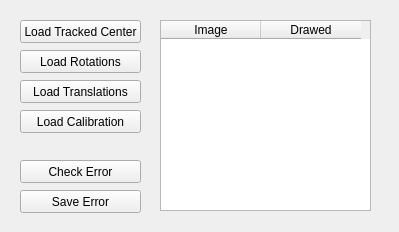
<?xml version="1.0" encoding="UTF-8"?>
<ui version="4.0">
 <class>CheckCalibrationErrorWidget</class>
 <widget class="QWidget" name="CheckCalibrationErrorWidget">
  <property name="geometry">
   <rect>
    <x>0</x>
    <y>0</y>
    <width>399</width>
    <height>232</height>
   </rect>
  </property>
  <property name="windowTitle">
   <string>CheckCalibrationErrorWidget</string>
  </property>
  <widget class="QPushButton" name="loadCenter">
   <property name="geometry">
    <rect>
     <x>20</x>
     <y>20</y>
     <width>121</width>
     <height>23</height>
    </rect>
   </property>
   <property name="text">
    <string>Load Tracked Center</string>
   </property>
  </widget>
  <widget class="QPushButton" name="loadRotations">
   <property name="geometry">
    <rect>
     <x>20</x>
     <y>50</y>
     <width>121</width>
     <height>23</height>
    </rect>
   </property>
   <property name="text">
    <string>Load Rotations</string>
   </property>
  </widget>
  <widget class="QPushButton" name="loadTranslations">
   <property name="geometry">
    <rect>
     <x>20</x>
     <y>80</y>
     <width>121</width>
     <height>23</height>
    </rect>
   </property>
   <property name="text">
    <string>Load Translations</string>
   </property>
  </widget>
  <widget class="QPushButton" name="checkError">
   <property name="geometry">
    <rect>
     <x>20</x>
     <y>160</y>
     <width>121</width>
     <height>23</height>
    </rect>
   </property>
   <property name="text">
    <string>Check Error</string>
   </property>
  </widget>
  <widget class="QPushButton" name="pushButton_2">
   <property name="geometry">
    <rect>
     <x>20</x>
     <y>190</y>
     <width>121</width>
     <height>23</height>
    </rect>
   </property>
   <property name="text">
    <string>Save Error</string>
   </property>
  </widget>
  <widget class="QTableWidget" name="tableWidget">
   <property name="geometry">
    <rect>
     <x>160</x>
     <y>20</y>
     <width>211</width>
     <height>191</height>
    </rect>
   </property>
   <property name="minimumSize">
    <size>
     <width>131</width>
     <height>161</height>
    </size>
   </property>
   <column>
    <property name="text">
     <string>Image</string>
    </property>
   </column>
   <column>
    <property name="text">
     <string>Drawed</string>
    </property>
   </column>
  </widget>
  <widget class="QPushButton" name="pushButton">
   <property name="geometry">
    <rect>
     <x>20</x>
     <y>110</y>
     <width>121</width>
     <height>23</height>
    </rect>
   </property>
   <property name="text">
    <string>Load Calibration</string>
   </property>
  </widget>
 </widget>
 <layoutdefault spacing="6" margin="11"/>
 <resources/>
 <connections>
  <connection>
   <sender>loadCenter</sender>
   <signal>clicked()</signal>
   <receiver>CheckCalibrationErrorWidget</receiver>
   <slot>loadCenter()</slot>
   <hints>
    <hint type="sourcelabel">
     <x>58</x>
     <y>29</y>
    </hint>
    <hint type="destinationlabel">
     <x>10</x>
     <y>46</y>
    </hint>
   </hints>
  </connection>
  <connection>
   <sender>loadRotations</sender>
   <signal>clicked()</signal>
   <receiver>CheckCalibrationErrorWidget</receiver>
   <slot>loadRotations()</slot>
   <hints>
    <hint type="sourcelabel">
     <x>53</x>
     <y>63</y>
    </hint>
    <hint type="destinationlabel">
     <x>11</x>
     <y>86</y>
    </hint>
   </hints>
  </connection>
  <connection>
   <sender>loadTranslations</sender>
   <signal>clicked()</signal>
   <receiver>CheckCalibrationErrorWidget</receiver>
   <slot>loadTranslations()</slot>
   <hints>
    <hint type="sourcelabel">
     <x>92</x>
     <y>86</y>
    </hint>
    <hint type="destinationlabel">
     <x>122</x>
     <y>108</y>
    </hint>
   </hints>
  </connection>
  <connection>
   <sender>checkError</sender>
   <signal>clicked()</signal>
   <receiver>CheckCalibrationErrorWidget</receiver>
   <slot>checkError()</slot>
   <hints>
    <hint type="sourcelabel">
     <x>60</x>
     <y>169</y>
    </hint>
    <hint type="destinationlabel">
     <x>11</x>
     <y>156</y>
    </hint>
   </hints>
  </connection>
  <connection>
   <sender>pushButton_2</sender>
   <signal>clicked()</signal>
   <receiver>CheckCalibrationErrorWidget</receiver>
   <slot>saveError()</slot>
   <hints>
    <hint type="sourcelabel">
     <x>129</x>
     <y>212</y>
    </hint>
    <hint type="destinationlabel">
     <x>144</x>
     <y>194</y>
    </hint>
   </hints>
  </connection>
  <connection>
   <sender>pushButton</sender>
   <signal>clicked()</signal>
   <receiver>CheckCalibrationErrorWidget</receiver>
   <slot>loadCalibration()</slot>
   <hints>
    <hint type="sourcelabel">
     <x>87</x>
     <y>128</y>
    </hint>
    <hint type="destinationlabel">
     <x>87</x>
     <y>142</y>
    </hint>
   </hints>
  </connection>
 </connections>
 <slots>
  <slot>loadCenter()</slot>
  <slot>loadRotations()</slot>
  <slot>loadTranslations()</slot>
  <slot>checkError()</slot>
  <slot>saveError()</slot>
  <slot>loadCalibration()</slot>
 </slots>
</ui>
